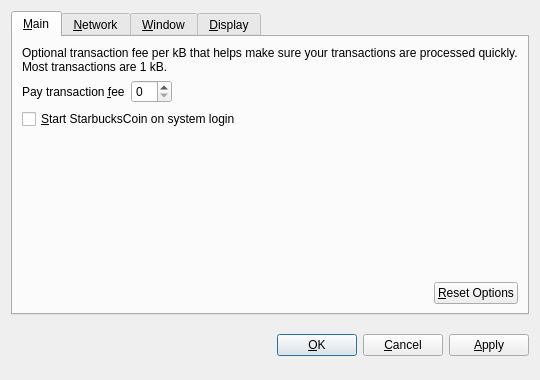
<?xml version="1.0" encoding="UTF-8"?>
<ui version="4.0">
 <class>OptionsDialog</class>
 <widget class="QDialog" name="OptionsDialog">
  <property name="geometry">
   <rect>
    <x>0</x>
    <y>0</y>
    <width>540</width>
    <height>380</height>
   </rect>
  </property>
  <property name="windowTitle">
   <string>Options</string>
  </property>
  <property name="modal">
   <bool>true</bool>
  </property>
  <layout class="QVBoxLayout" name="verticalLayout">
   <item>
    <widget class="QTabWidget" name="tabWidget">
     <property name="tabPosition">
      <enum>QTabWidget::North</enum>
     </property>
     <property name="currentIndex">
      <number>0</number>
     </property>
     <widget class="QWidget" name="tabMain">
      <attribute name="title">
       <string>&amp;Main</string>
      </attribute>
      <layout class="QVBoxLayout" name="verticalLayout_Main">
       <item>
        <widget class="QLabel" name="transactionFeeInfoLabel">
         <property name="text">
          <string>Optional transaction fee per kB that helps make sure your transactions are processed quickly. Most transactions are 1 kB.</string>
         </property>
         <property name="textFormat">
          <enum>Qt::PlainText</enum>
         </property>
         <property name="wordWrap">
          <bool>true</bool>
         </property>
        </widget>
       </item>
       <item>
        <layout class="QHBoxLayout" name="horizontalLayout_1_Main">
         <item>
          <widget class="QLabel" name="transactionFeeLabel">
           <property name="text">
            <string>Pay transaction &amp;fee</string>
           </property>
           <property name="textFormat">
            <enum>Qt::PlainText</enum>
           </property>
           <property name="buddy">
            <cstring>transactionFee</cstring>
           </property>
          </widget>
         </item>
         <item>
          <widget class="BitcoinAmountField" name="transactionFee"/>
         </item>
         <item>
          <spacer name="horizontalSpacer_1_Main">
           <property name="orientation">
            <enum>Qt::Horizontal</enum>
           </property>
           <property name="sizeHint" stdset="0">
            <size>
             <width>40</width>
             <height>20</height>
            </size>
           </property>
          </spacer>
         </item>
        </layout>
       </item>
       <item>
        <widget class="QCheckBox" name="bitcoinAtStartup">
         <property name="toolTip">
          <string>Automatically start StarbucksCoin after logging in to the system.</string>
         </property>
         <property name="text">
          <string>&amp;Start StarbucksCoin on system login</string>
         </property>
        </widget>
       </item>
       <item>
        <spacer name="verticalSpacer_Main">
         <property name="orientation">
          <enum>Qt::Vertical</enum>
         </property>
         <property name="sizeHint" stdset="0">
          <size>
           <width>20</width>
           <height>40</height>
          </size>
         </property>
        </spacer>
       </item>
       <item>
        <layout class="QHBoxLayout" name="horizontalLayout_2_Main">
         <item>
          <spacer name="horizontalSpacer_2_Main">
           <property name="orientation">
            <enum>Qt::Horizontal</enum>
           </property>
           <property name="sizeHint" stdset="0">
            <size>
             <width>40</width>
             <height>20</height>
            </size>
           </property>
          </spacer>
         </item>
         <item>
          <widget class="QPushButton" name="resetButton">
           <property name="toolTip">
            <string>Reset all client options to default.</string>
           </property>
           <property name="text">
            <string>&amp;Reset Options</string>
           </property>
           <property name="autoDefault">
            <bool>false</bool>
           </property>
          </widget>
         </item>
        </layout>
       </item>
      </layout>
     </widget>
     <widget class="QWidget" name="tabNetwork">
      <attribute name="title">
       <string>&amp;Network</string>
      </attribute>
      <layout class="QVBoxLayout" name="verticalLayout_Network">
       <item>
        <widget class="QCheckBox" name="mapPortUpnp">
         <property name="toolTip">
          <string>Automatically open the StarbucksCoin client port on the router. This only works when your router supports UPnP and it is enabled.</string>
         </property>
         <property name="text">
          <string>Map port using &amp;UPnP</string>
         </property>
        </widget>
       </item>
       <item>
        <widget class="QCheckBox" name="connectSocks">
         <property name="toolTip">
          <string>Connect to the StarbucksCoin network through a SOCKS proxy (e.g. when connecting through Tor).</string>
         </property>
         <property name="text">
          <string>&amp;Connect through SOCKS proxy:</string>
         </property>
        </widget>
       </item>
       <item>
        <layout class="QHBoxLayout" name="horizontalLayout_Network">
         <item>
          <widget class="QLabel" name="proxyIpLabel">
           <property name="text">
            <string>Proxy &amp;IP:</string>
           </property>
           <property name="textFormat">
            <enum>Qt::PlainText</enum>
           </property>
           <property name="buddy">
            <cstring>proxyIp</cstring>
           </property>
          </widget>
         </item>
         <item>
          <widget class="QValidatedLineEdit" name="proxyIp">
           <property name="maximumSize">
            <size>
             <width>140</width>
             <height>16777215</height>
            </size>
           </property>
           <property name="toolTip">
            <string>IP address of the proxy (e.g. 127.0.0.1)</string>
           </property>
          </widget>
         </item>
         <item>
          <widget class="QLabel" name="proxyPortLabel">
           <property name="text">
            <string>&amp;Port:</string>
           </property>
           <property name="textFormat">
            <enum>Qt::PlainText</enum>
           </property>
           <property name="buddy">
            <cstring>proxyPort</cstring>
           </property>
          </widget>
         </item>
         <item>
          <widget class="QLineEdit" name="proxyPort">
           <property name="maximumSize">
            <size>
             <width>55</width>
             <height>16777215</height>
            </size>
           </property>
           <property name="toolTip">
            <string>Port of the proxy (e.g. 9050)</string>
           </property>
          </widget>
         </item>
         <item>
          <widget class="QLabel" name="socksVersionLabel">
           <property name="text">
            <string>SOCKS &amp;Version:</string>
           </property>
           <property name="textFormat">
            <enum>Qt::PlainText</enum>
           </property>
           <property name="buddy">
            <cstring>socksVersion</cstring>
           </property>
          </widget>
         </item>
         <item>
          <widget class="QValueComboBox" name="socksVersion">
           <property name="toolTip">
            <string>SOCKS version of the proxy (e.g. 5)</string>
           </property>
          </widget>
         </item>
         <item>
          <spacer name="horizontalSpacer_Network">
           <property name="orientation">
            <enum>Qt::Horizontal</enum>
           </property>
           <property name="sizeHint" stdset="0">
            <size>
             <width>40</width>
             <height>20</height>
            </size>
           </property>
          </spacer>
         </item>
        </layout>
       </item>
       <item>
        <spacer name="verticalSpacer_Network">
         <property name="orientation">
          <enum>Qt::Vertical</enum>
         </property>
         <property name="sizeHint" stdset="0">
          <size>
           <width>20</width>
           <height>40</height>
          </size>
         </property>
        </spacer>
       </item>
      </layout>
     </widget>
     <widget class="QWidget" name="tabWindow">
      <attribute name="title">
       <string>&amp;Window</string>
      </attribute>
      <layout class="QVBoxLayout" name="verticalLayout_Window">
       <item>
        <widget class="QCheckBox" name="minimizeToTray">
         <property name="toolTip">
          <string>Show only a tray icon after minimizing the window.</string>
         </property>
         <property name="text">
          <string>&amp;Minimize to the tray instead of the taskbar</string>
         </property>
        </widget>
       </item>
       <item>
        <widget class="QCheckBox" name="minimizeOnClose">
         <property name="toolTip">
          <string>Minimize instead of exit the application when the window is closed. When this option is enabled, the application will be closed only after selecting Quit in the menu.</string>
         </property>
         <property name="text">
          <string>M&amp;inimize on close</string>
         </property>
        </widget>
       </item>
       <item>
        <spacer name="verticalSpacer_Window">
         <property name="orientation">
          <enum>Qt::Vertical</enum>
         </property>
         <property name="sizeHint" stdset="0">
          <size>
           <width>20</width>
           <height>40</height>
          </size>
         </property>
        </spacer>
       </item>
      </layout>
     </widget>
     <widget class="QWidget" name="tabDisplay">
      <attribute name="title">
       <string>&amp;Display</string>
      </attribute>
      <layout class="QVBoxLayout" name="verticalLayout_Display">
       <item>
        <layout class="QHBoxLayout" name="horizontalLayout_1_Display">
         <item>
          <widget class="QLabel" name="langLabel">
           <property name="text">
            <string>User Interface &amp;language:</string>
           </property>
           <property name="textFormat">
            <enum>Qt::PlainText</enum>
           </property>
           <property name="buddy">
            <cstring>lang</cstring>
           </property>
          </widget>
         </item>
         <item>
          <widget class="QValueComboBox" name="lang">
           <property name="toolTip">
            <string>The user interface language can be set here. This setting will take effect after restarting StarbucksCoin.</string>
           </property>
          </widget>
         </item>
        </layout>
       </item>
       <item>
        <layout class="QHBoxLayout" name="horizontalLayout_2_Display">
         <item>
          <widget class="QLabel" name="unitLabel">
           <property name="text">
            <string>&amp;Unit to show amounts in:</string>
           </property>
           <property name="textFormat">
            <enum>Qt::PlainText</enum>
           </property>
           <property name="buddy">
            <cstring>unit</cstring>
           </property>
          </widget>
         </item>
         <item>
          <widget class="QValueComboBox" name="unit">
           <property name="toolTip">
            <string>Choose the default subdivision unit to show in the interface and when sending coins.</string>
           </property>
          </widget>
         </item>
        </layout>
       </item>
       <item>
        <widget class="QCheckBox" name="displayAddresses">
         <property name="toolTip">
          <string>Whether to show StarbucksCoin addresses in the transaction list or not.</string>
         </property>
         <property name="text">
          <string>&amp;Display addresses in transaction list</string>
         </property>
        </widget>
       </item>
       <item>
        <widget class="QCheckBox" name="coinControlFeatures">
         <property name="toolTip">
          <string>Whether to show coin control features or not.</string>
         </property>
         <property name="text">
          <string>Display coin &amp;control features (experts only!)</string>
         </property>
        </widget>
       </item>
       <item>
        <spacer name="verticalSpacer_Display">
         <property name="orientation">
          <enum>Qt::Vertical</enum>
         </property>
         <property name="sizeHint" stdset="0">
          <size>
           <width>20</width>
           <height>40</height>
          </size>
         </property>
        </spacer>
       </item>
      </layout>
     </widget>
    </widget>
   </item>
   <item>
    <layout class="QHBoxLayout" name="horizontalLayout_Buttons">
     <item>
      <spacer name="horizontalSpacer_1">
       <property name="orientation">
        <enum>Qt::Horizontal</enum>
       </property>
       <property name="sizeHint" stdset="0">
        <size>
         <width>40</width>
         <height>48</height>
        </size>
       </property>
      </spacer>
     </item>
     <item>
      <widget class="QLabel" name="statusLabel">
       <property name="font">
        <font>
         <weight>75</weight>
         <bold>true</bold>
        </font>
       </property>
       <property name="text">
        <string/>
       </property>
       <property name="textFormat">
        <enum>Qt::PlainText</enum>
       </property>
       <property name="wordWrap">
        <bool>true</bool>
       </property>
      </widget>
     </item>
     <item>
      <spacer name="horizontalSpacer_2">
       <property name="orientation">
        <enum>Qt::Horizontal</enum>
       </property>
       <property name="sizeHint" stdset="0">
        <size>
         <width>40</width>
         <height>48</height>
        </size>
       </property>
      </spacer>
     </item>
     <item>
      <widget class="QPushButton" name="okButton">
       <property name="text">
        <string>&amp;OK</string>
       </property>
      </widget>
     </item>
     <item>
      <widget class="QPushButton" name="cancelButton">
       <property name="text">
        <string>&amp;Cancel</string>
       </property>
       <property name="autoDefault">
        <bool>false</bool>
       </property>
      </widget>
     </item>
     <item>
      <widget class="QPushButton" name="applyButton">
       <property name="text">
        <string>&amp;Apply</string>
       </property>
       <property name="autoDefault">
        <bool>false</bool>
       </property>
      </widget>
     </item>
    </layout>
   </item>
  </layout>
 </widget>
 <customwidgets>
  <customwidget>
   <class>BitcoinAmountField</class>
   <extends>QSpinBox</extends>
   <header>bitcoinamountfield.h</header>
  </customwidget>
  <customwidget>
   <class>QValueComboBox</class>
   <extends>QComboBox</extends>
   <header>qvaluecombobox.h</header>
  </customwidget>
  <customwidget>
   <class>QValidatedLineEdit</class>
   <extends>QLineEdit</extends>
   <header>qvalidatedlineedit.h</header>
  </customwidget>
 </customwidgets>
 <resources/>
 <connections/>
</ui>
